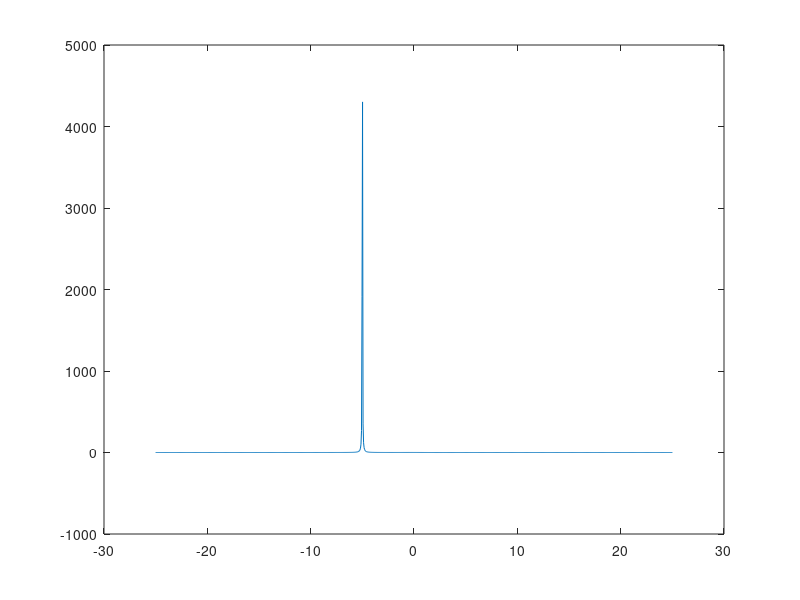

Source code (MATLAB):
% Ronney Aovida, LAB4, ISC4220, March 3rd, Question 1 part 3
function [gc] = yeast2(x)
%This is the given function for yeasts derivative form for the bisection
%method to determine the max of the nonlinear equation

if nargin <1
x=linspace(-25,25,1000);
end

gc= (-20.*x.^3-50.*x.^2+200)./(x.^3+5.*x.^2+4.*x+20).^2;

plot(x,gc);








end
